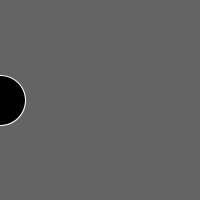
Frame 1 (no input)
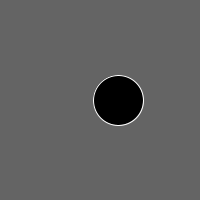
Frame 60 (the mouse pressed at the canvas centre just before this capture)
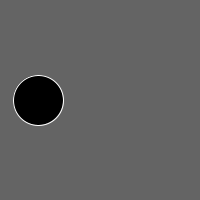
Frame 120 (the mouse held since frame 60 and released just before this capture)

The Processing sketch that drew these frames (run headless with seeded random() and noise(); from frame 60 on, the mouse is pressed at the canvas centre):

// Processing sketch: processing_29413
// ── processing_29413.pde

int circleX = 0;
int circleY = 100;
int fillColor = 0;
void setup(){
  size(200,200);
}

void draw(){
  background(100);
  stroke(255);
  fill(0);
  ellipse(circleX,circleY,50,50);
  circleX = circleX+2;


if (circleX > 230){
  circleX = circleX-200;
}
    noFill();

}
